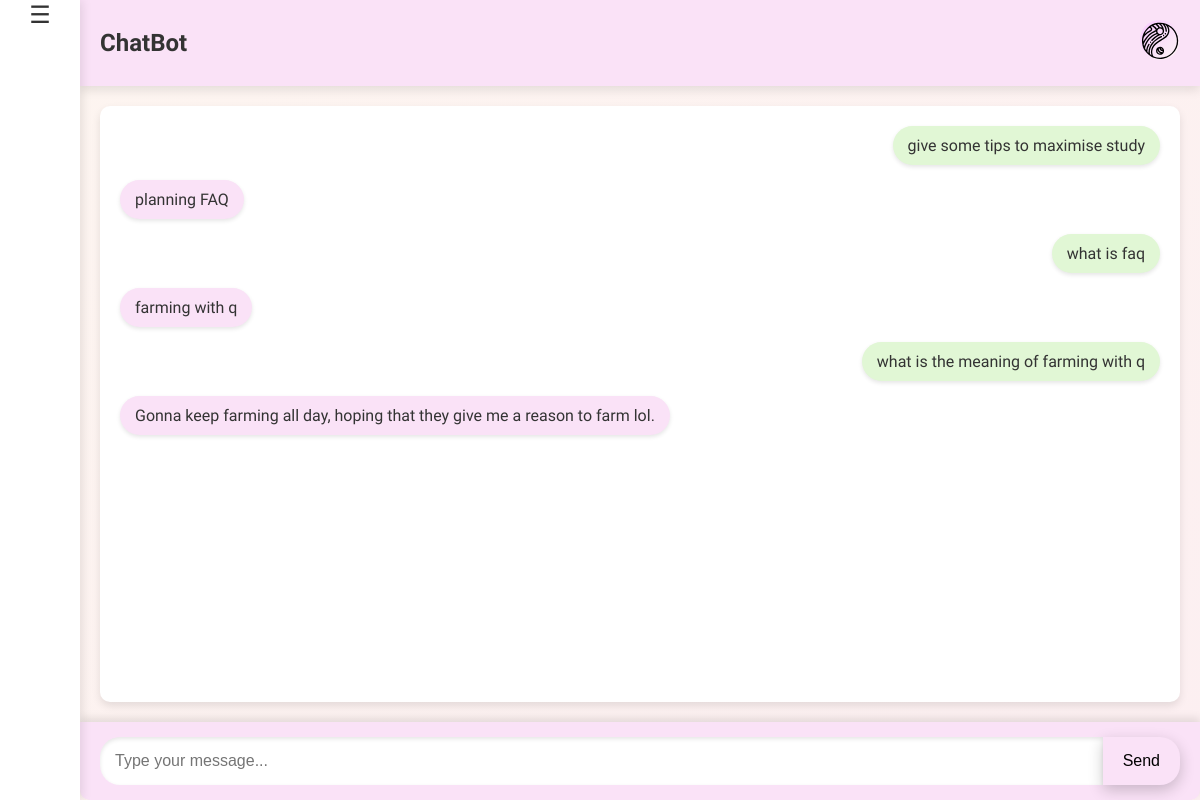
/chat (signed in), run on the app's committed database.
### backend/app.py (models this page shows)
class ChatHistory(db.Model):
    id=db.Column(db.Integer, primary_key=True)
    user_input=db.Column(db.String(500),nullable=False)
    ai_response=db.Column(db.String(500),nullable=False)
    user_id=db.Column(db.Integer,db.ForeignKey('user.id'), nullable=False)
    user=db.relationship('User',back_populates='chats')

### backend/app.py (the view, shortened to what this page needs)
@app.route('/chat',methods=['GET', 'POST'])
def chat():
    if 'email' not in session:
        return redirect(url_for('signin'))
    user = User.query.filter_by(email=session['email']).first()
    chat_history = ChatHistory.query.filter_by(user_id=user.id).all()
    return render_template('chat.html', chat_history=chat_history)

### frontend/templates/chat.html (shortened to what this page needs)
<!DOCTYPE html>
<html lang="en">
<head>
</head>
<body>
    <div class="sidebar">
        <button id="sidebar-toggle">&#9776;</button>
    </div>
    <div class="main">
        <header class="chat-header">
            <div>ChatBot</div>
            <div class="logo">
                <img src="{{ url_for('static', filename='logo.svg') }}" alt="Logo" class="logo">
            </div>
        </header>
        <div id="chat-box" class="chat-box">
            {% for chat in chat_history %}
                <div class="message user">{{ chat.user_input }}</div>
                <div class="message bot">{{ chat.ai_response }}</div>
            {% endfor %}
        </div>
        <div class="input-container">
            <input type="text" id="user-input" placeholder="Type your message...">
            <button id="send-button">Send</button>
        </div>
    </div>
</body>
</html>

### frontend/templates/chat.html (style rules this page uses)
body { font-family: 'Open Sauce', 'CMU Serif', sans-serif; margin: 0; padding: 0; display: flex; flex-direction: column; height: 100vh; background: linear-gradient(135deg, #fdf5f0, #fceff1); color: #333; overflow: hidden; }
.sidebar { position: fixed; width: 80px; height: 100%; background: #ffffff; display: flex; flex-direction: column; align-items: center; box-shadow: 2px 0 10px rgba(0, 0, 0, 0.1); transition: width 0.3s ease; }
.sidebar button { background: none; border: none; color: #333; font-size: 24px; cursor: pointer; margin-bottom: 20px; transition: transform 0.2s; }
.main { margin-left: 80px; display: flex; flex-direction: column; height: 100%; width: calc(100% - 80px); overflow: hidden; }
.chat-header { display: flex; justify-content: space-between; align-items: center; background: #fae2f7; padding: 20px; font-size: 24px; font-weight: bold; box-shadow: 0 4px 10px rgba(0, 0, 0, 0.1); }
.logo { position: relative; }
.logo img { width: 40px; height: 40px; border-radius: 50%; background: linear-gradient(135deg, rgb(248, 199, 255), rgb(252, 246, 243)); cursor: pointer; }
.chat-box { flex-grow: 1; padding: 20px; overflow-y: auto; background: #ffffff; border-radius: 10px; margin: 20px; box-shadow: 0 4px 8px rgba(0, 0, 0, 0.1); display: flex; flex-direction: column; gap: 15px; }
.message { padding: 10px 15px; border-radius: 20px; font-size: 16px; max-width: 60%; word-wrap: break-word; box-shadow: 0 2px 4px rgba(0, 0, 0, 0.1); }
.message.user { align-self: flex-end; background: #e1f7d5; }
.message.bot { align-self: flex-start; background: #fae2f7; }
.input-container { display: flex; padding: 15px 20px; background: #fae2f7; border-radius: 0 0 10px 10px; box-shadow: 0 -4px 8px rgba(0, 0, 0, 0.1); }
.input-container input { flex-grow: 1; padding: 15px; font-size: 16px; border: none; border-radius: 20px 0 0 20px; background: #ffffff; box-shadow: inset 0 2px 4px rgba(0, 0, 0, 0.1); outline: none; }
.input-container button { background: #fae2f7; border: none; padding: 15px 20px; border-radius: 0 20px 20px 0; cursor: pointer; font-size: 16px; box-shadow: 0 5px 15px rgba(0, 0, 0, 0.2); transition: transform 0.2s, background 0.3s; }

### data on the page
ChatHistory: user_input "give some tips to maximise study", ai_response "planning FAQ"
ChatHistory: user_input "what is faq", ai_response "farming with q"
ChatHistory: user_input "what is the meaning of farming with q", ai_response "Gonna keep farming all day, hoping that they give me a reason to farm lol."
